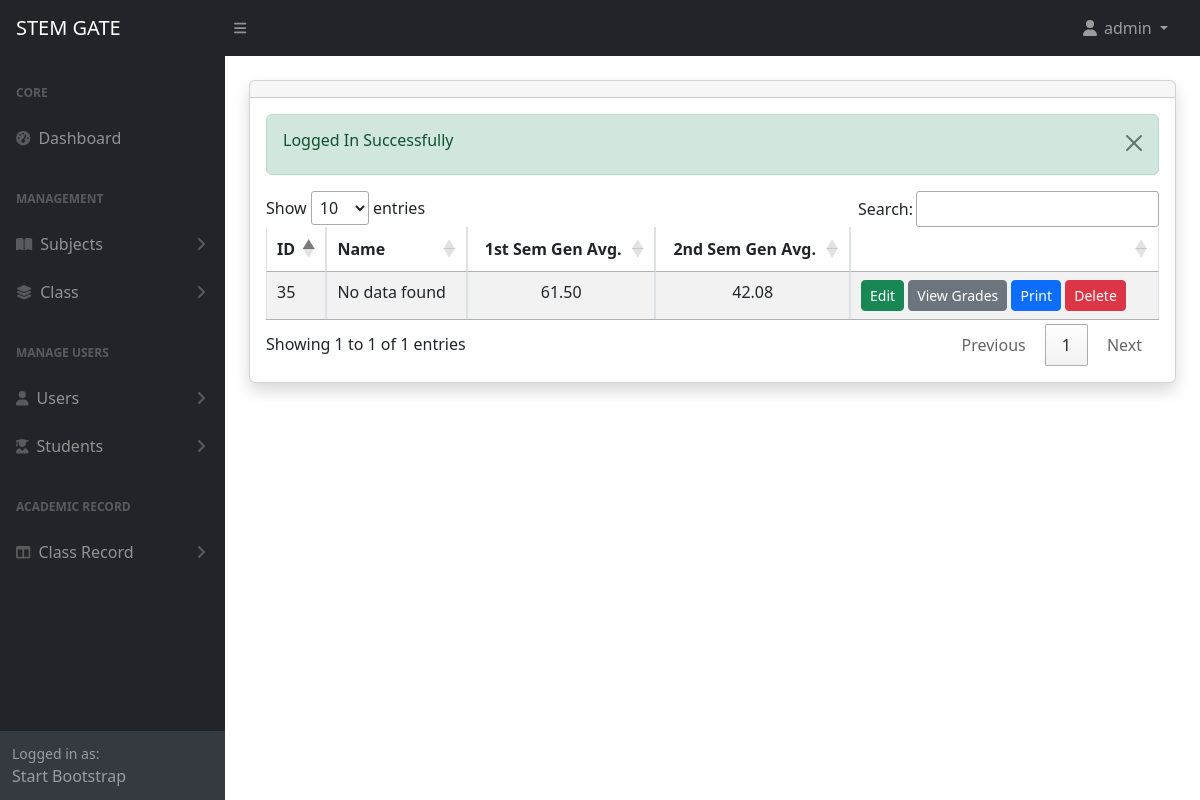
The app's page /admin/grades.php?id=13 (signed in) with its own data.
### tables this page shows
CREATE TABLE `grades` (
  `id` int(11) NOT NULL,
  `student_id` int(11) NOT NULL,
  `record_id` int(11) NOT NULL,
  `grades` longtext NOT NULL CHECK (json_valid(`grades`)),
  `gen_avg_first` varchar(191) DEFAULT NULL,
  `gen_avg_second` varchar(191) DEFAULT NULL,
  `created_at` date NOT NULL DEFAULT current_timestamp()
);

### admin/grades.php (the view, shortened to what this page needs)
<?php include('includes/header.php') ?>
<div class="container-fluid px-4">
    <div class="card mt-4 shadow">
        <div class="card-header">
        </div>
        <div class="card-body">
            <?php alertMessage(); ?>
            <?php
            $parmValue = checkParamId('id');
            $current_url = urlencode($_SERVER['REQUEST_URI']);
            $subjects = getGrades('grades', $parmValue);
            if (mysqli_num_rows($subjects) > 0) {
            ?>
                <div class="table-responsive">
                    <table class="table table-striped table-bordered" id="subjects_table">
                        <thead>
                            <tr>
                                <th>ID</th>
                                <th>Name</th>
                                <th class="text-center">1st Sem Gen Avg.</th>
                                <th class="text-center">2nd Sem Gen Avg.</th>
                                <th></th>
                            </tr>
                        </thead>
                        <tbody>
                            <?php foreach ($subjects as  $item) : ?>
                                <tr>
                                    <td><?= $item['id'] ?></td>
                                    <td><?= getName('students', $item['student_id']) ?></td>
                                    <td class="text-center"><?= $item['gen_avg_first'] ?></td>
                                    <td class="text-center"><?= $item['gen_avg_second'] ?></td>
                                    <td>
                                        <a href="grades-edit.php?id=<?= $item['id']; ?>&class-id=<?= urlencode($_GET['id']) ?>&name=<?= urlencode($_GET['name']) ?>" class="btn btn-success btn-sm">Edit</a>
                                        <a href="grades-view.php?id=<?= $item['id']; ?>" class="btn btn-secondary btn-sm" target="_blank">View Grades</a>
                                        <a href="grades-print.php?id=<?= $item['id']; ?>" class="btn btn-primary btn-sm">Print</a>
                                        <a href="grades-delete.php?id=<?= $item['id']; ?>&return_url=<?= $current_url; ?>" class="btn btn-danger btn-sm" onclick="return confirm('Are you sure you want to delete this data?')">Delete</a>
                                    </td>
                                </tr>
                            <?php endforeach; ?>
                        </tbody>
                    </table>
                </div>
            <?php
            } else {
            ?>
                <h4 class="mb-0">No Record found</h4>
            <?php
            }
            ?>
        </div>
    </div>
</div>
<?php include('includes/footer.php') ?>

### config/function.php (shortened to what this page needs)
<?php
require 'dbcon.php';
function validate($inputData){
    global $conn;
    $validatedData = mysqli_real_escape_string($conn, $inputData);
    return trim($validatedData);
}
function alertMessage(){
    if(isset($_SESSION['status'])){
        echo '<div class="alert alert-success alert-dismissible fade show" role="alert">
            <h6>'.$_SESSION['status'].'</h6>
            <button type="button" class="btn btn-close" data-bs-dismiss="alert" aria-label="Close"></button>
        </div>';
}
}
function checkParamId($type){
    if(isset($_GET[$type]))
    {
        if($_GET[$type] !=''){
            return $_GET[$type];
        }else{
            return '<h5>No Id Found</h5>';
        }
    }else{
        return '<h5>No Id Given</h5>';
    }
}
function getName($table, $id)
{
    global $conn;
    $query = "SELECT name FROM $table WHERE id='$id'";
    $result = mysqli_query($conn, $query);
    $row = mysqli_fetch_assoc($result);
    if ($row) {
        echo $row['name'];
    } else {
        echo "No data found";
    }
}
function getGrades($tableName,$id){
    global $conn;
    $table = validate($tableName);
    $query = "SELECT * FROM $table WHERE record_id='$id'";
    return mysqli_query($conn,$query);
}
?>

### records on screen
grades: id "35", gen_avg_first "61.50", gen_avg_second "42.08"

### other values on screen
$_SESSION['loggedInUser']['name'] "admin"
$_SESSION['status'] "Logged In Successfully"
